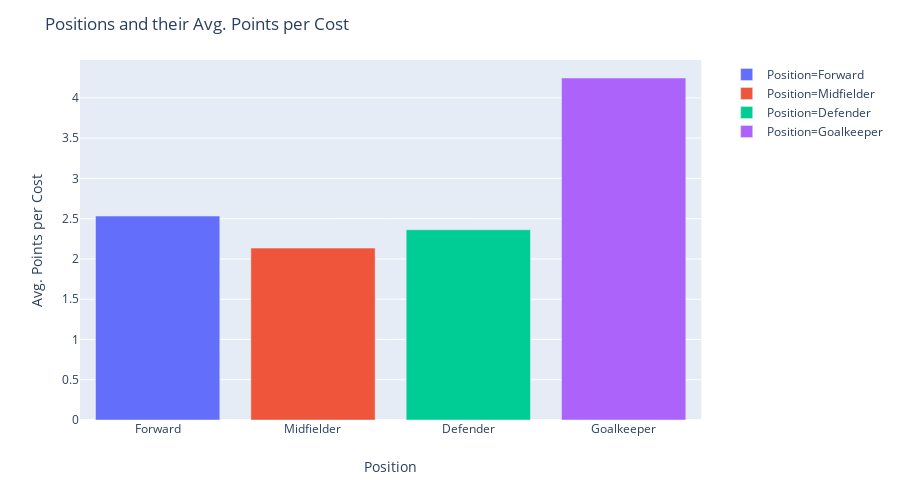

Write notebook code for a chart like this one.
### Code cell
# compare positions based on their average effective points per cost
fig = px.bar(positions, x='type', y='mean_points_per_cost', color='type', labels={'mean_points_per_cost':'Avg. Points per Cost', 'type':'Position'}, height=500)
fig.update_layout(title='Positions and their Avg. Points per Cost')
fig.show()

### Figure 1 — Plotly figure (JSON) as saved in the notebook; plotly's stock layout.template omitted (floating-point values rounded to 4 significant figures)
{"data": [{"alignmentgroup": "True", "hoverlabel": {"namelength": 0}, "hovertemplate": "Position=%{x}<br>Avg. Points per Cost=%{y}", "legendgroup": "Position=Forward", "marker": {"color": "#636efa"}, "name": "Position=Forward", "offsetgroup": "Position=Forward", "orientation": "v", "showlegend": true, "textposition": "auto", "type": "bar", "x": ["Forward"], "xaxis": "x", "y": [2.533], "yaxis": "y"}, {"alignmentgroup": "True", "hoverlabel": {"namelength": 0}, "hovertemplate": "Position=%{x}<br>Avg. Points per Cost=%{y}", "legendgroup": "Position=Midfielder", "marker": {"color": "#EF553B"}, "name": "Position=Midfielder", "offsetgroup": "Position=Midfielder", "orientation": "v", "showlegend": true, "textposition": "auto", "type": "bar", "x": ["Midfielder"], "xaxis": "x", "y": [2.135], "yaxis": "y"}, {"alignmentgroup": "True", "hoverlabel": {"namelength": 0}, "hovertemplate": "Position=%{x}<br>Avg. Points per Cost=%{y}", "legendgroup": "Position=Defender", "marker": {"color": "#00cc96"}, "name": "Position=Defender", "offsetgroup": "Position=Defender", "orientation": "v", "showlegend": true, "textposition": "auto", "type": "bar", "x": ["Defender"], "xaxis": "x", "y": [2.362], "yaxis": "y"}, {"alignmentgroup": "True", "hoverlabel": {"namelength": 0}, "hovertemplate": "Position=%{x}<br>Avg. Points per Cost=%{y}", "legendgroup": "Position=Goalkeeper", "marker": {"color": "#ab63fa"}, "name": "Position=Goalkeeper", "offsetgroup": "Position=Goalkeeper", "orientation": "v", "showlegend": true, "textposition": "auto", "type": "bar", "x": ["Goalkeeper"], "xaxis": "x", "y": [4.247], "yaxis": "y"}], "layout": {"barmode": "relative", "height": 500, "legend": {"tracegroupgap": 0}, "margin": {"t": 60}, "title": {"text": "Positions and their Avg. Points per Cost"}, "xaxis": {"anchor": "y", "categoryarray": ["Forward", "Midfielder", "Defender", "Goalkeeper"], "categoryorder": "array", "domain": [0, 0.98], "title": {"text": "Position"}}, "yaxis": {"anchor": "x", "domain": [0, 1], "title": {"text": "Avg. Points per Cost"}}}}
